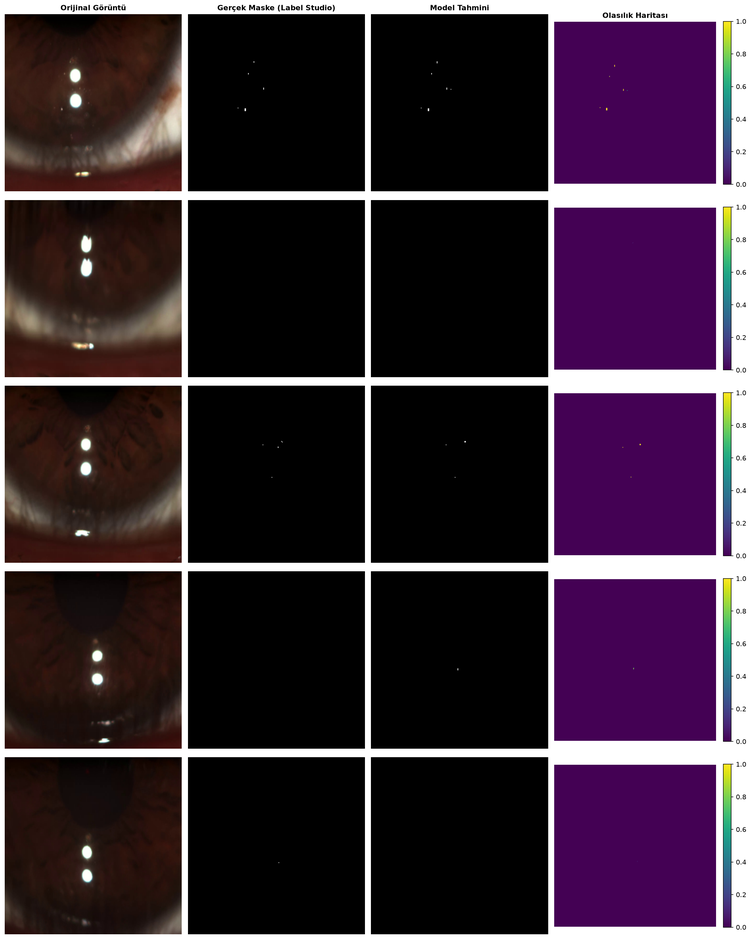
#> input picture test.png, 751 x 939 px, shrunk from 2385 x 2980 before the run, given in place of AYDIN_MEHMET TUNAHAN_Right_2026_07_26-14_01_16.mkv, which was not available
$ python tear_film.py
#> lines starting #> are read from the running program, lines starting #| are printed output that depends on the picture; after the words box and inside, x2 and y2 are one past the last pixel; in counts of white or black regions, pixels touching at a corner belong together; pictures that were not available may be replaced by others from this repository, and a replacement may not be noted
import cv2
import numpy as np
import math
import csv
video_yolu = "C:/Users/Asus/Desktop/tear_fluid/assests/AYDIN_MEHMET TUNAHAN_Right_2026_07_26-14_01_16.mkv"
class BasitTakipci:
    def __init__(self):
        self.merkezler = {}
        self.id_sayaci = 0

    def guncelle(self, yeni_noktalar, fps):
        guncellenmis_merkezler = {}
        hizlar = {}

        # Her bir kare arasında geçen gerçek süreyi hesapla (Örn: 30 FPS için ~0.033 saniye)
        delta_t = 1.0 / fps

        if len(self.merkezler) == 0:
            for nkt in yeni_noktalar:
                self.merkezler[self.id_sayaci] = nkt
                self.id_sayaci += 1
            return self.merkezler, hizlar

        for yeni_nkt in yeni_noktalar:
            min_mesafe = float('inf')
            eslesen_id = None

            for nesne_id, eski_nkt in self.merkezler.items():
                mesafe = math.hypot(yeni_nkt[0] - eski_nkt[0], yeni_nkt[1] - eski_nkt[1])
                if mesafe < min_mesafe and mesafe < 0.2:
                    min_mesafe = mesafe
                    eslesen_id = nesne_id

            if eslesen_id is not None:
                guncellenmis_merkezler[eslesen_id] = yeni_nkt

                # Makaledeki standarda uygun MMS Hızı: (Mesafe / Kare_Süresi) * 0.1
                # Bu formül bize tam olarak 0.1 saniyedeki yer değiştirmeyi verir.
                mms = (min_mesafe / delta_t) * 0.1
                hizlar[eslesen_id] = mms

                del self.merkezler[eslesen_id]
            else:
                guncellenmis_merkezler[self.id_sayaci] = yeni_nkt
                self.id_sayaci += 1

        self.merkezler = guncellenmis_merkezler
        return self.merkezler, hizlar

def nihai_analiz_ve_takip(video_yolu):
    cap = cv2.VideoCapture(video_yolu)

    # 1. YENİLİK: Videonun gerçek hızını (FPS) al
    fps = cap.get(cv2.CAP_PROP_FPS)
    if fps == 0 or math.isnan(fps):
        fps = 30.0 # Okuyamazsa varsayılan olarak 30 kabul et

    print(f"Video Hızı: {fps} FPS")
    print("İpucu: Çıkmak için 'q' tuşuna basabilirsiniz.")

    kernel = cv2.getStructuringElement(cv2.MORPH_ELLIPSE, (15, 15))
    takipci = BasitTakipci()
    rotalar = {}

    while True:
        ret, frame = cap.read()
#> frame is the input picture: shape (939, 751, 3); mean B, G, R 56.3, 42.6, 58.9
        ret, frame = cap.read()
        if not ret:
            print("Video tamamlandı. Analiz bitiriliyor...")
            break

        orijinal_kare = frame.copy()
        gray = cv2.cvtColor(frame, cv2.COLOR_BGR2GRAY)
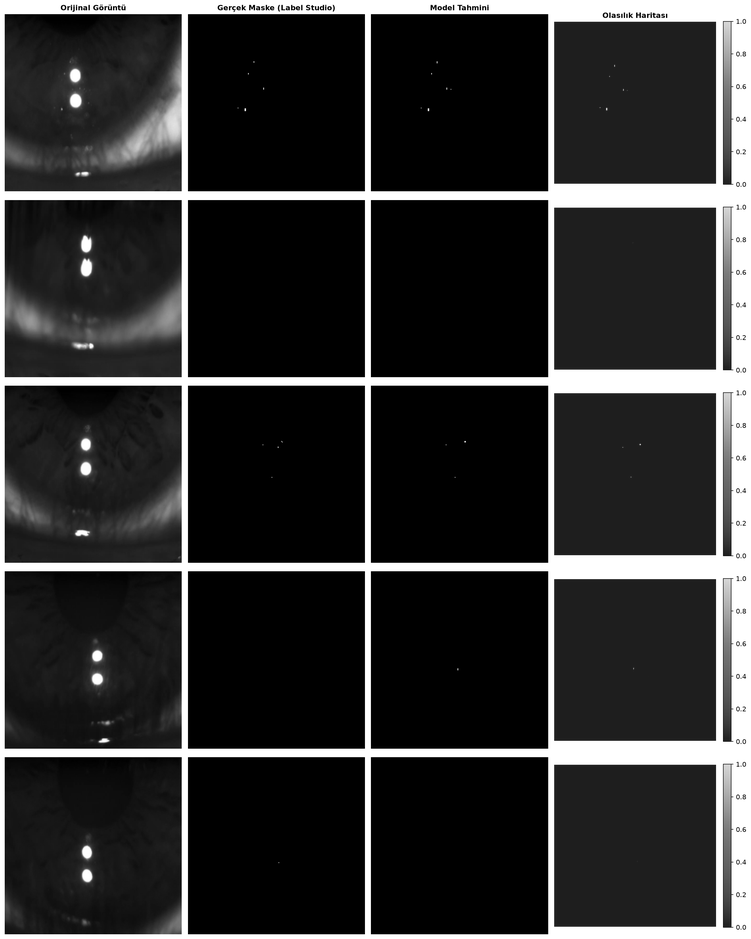
#> gray: shape (939, 751); min 0, max 255, mean 48.9

        # =========================================================
        # REFERANS IŞIKLARI VE GÖZ KIRPMA (BLINK) TESPİTİ
        # =========================================================
        blurred = cv2.GaussianBlur(gray, (5, 5), 0)
        _, ref_thresh = cv2.threshold(blurred, 200, 255, cv2.THRESH_BINARY)
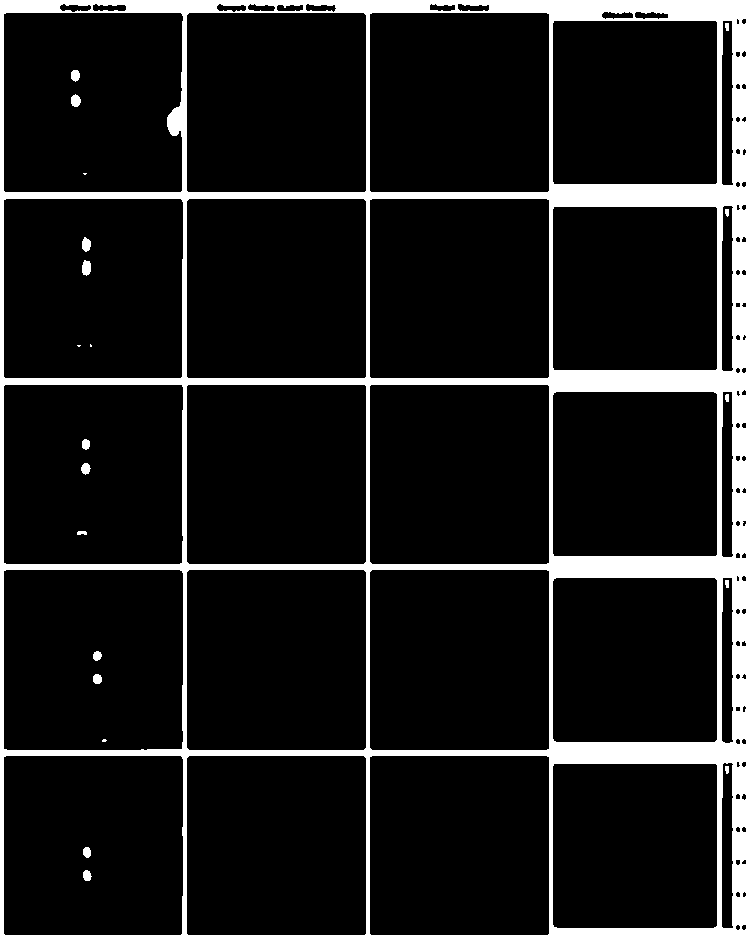
#> ref_thresh: shape (939, 751); 11.6% white; 21 white regions (4 under 20 px), largest, box (x1, y1, x2, y2) and area: (0, 0, 751, 939) 80452, (82, 260, 91, 276) 116, (82, 237, 91, 252) 102
        ref_contours, _ = cv2.findContours(ref_thresh, cv2.RETR_EXTERNAL, cv2.CHAIN_APPROX_SIMPLE)
#> ref_contours = [[[0, 0], [0, 938], [750, 938], [750, 0]]]
        ref_contours = sorted(ref_contours, key=cv2.contourArea, reverse=True)[:2]

        ust_isik = None
        d_cn = None
        goz_acik_mi = False # Göz kapalı varsayımıyla başlıyoruz

        if len(ref_contours) == 2:
            merkezler = []
            for rc in ref_contours:
                M_ref = cv2.moments(rc)
                if M_ref["m00"] != 0:
                    merkezler.append((int(M_ref["m10"] / M_ref["m00"]), int(M_ref["m01"] / M_ref["m00"])))

            if len(merkezler) == 2:
                merkezler.sort(key=lambda nokta: nokta[1])
                ust_isik = merkezler[0]
                alt_isik = merkezler[1]
                d_cn = math.hypot(ust_isik[0] - alt_isik[0], ust_isik[1] - alt_isik[1])
                x_farki = abs(ust_isik[0] - alt_isik[0])
                y_farki = abs(ust_isik[1] - alt_isik[1])

                # 2. YENİLİK: İki ışık arasındaki mesafe belirli bir pikselin üzerindeyse göz açıktır
                if d_cn > 30 and y_farki > (x_farki * 2):
                    goz_acik_mi = True
                    cv2.circle(orijinal_kare, ust_isik, 15, (255, 0, 0), 2)
                    cv2.circle(orijinal_kare, alt_isik, 15, (255, 0, 0), 2)
                    cv2.line(orijinal_kare, ust_isik, alt_isik, (255, 0, 0), 1)

        # GÖZ KAPANDIYSA VEYA KIRPILDIYSA: Tüm hafızayı sil, gürültüyü reddet
        if not goz_acik_mi:
            rotalar.clear()
            takipci = BasitTakipci()
            cv2.putText(orijinal_kare, "GOZ KIRPMA TESPITI - BEKLENIYOR...", (50, 50), cv2.FONT_HERSHEY_SIMPLEX, 0.7, (0, 0, 255), 2)
            cv2.imshow("Nihai TF Analizi", orijinal_kare)

            bekleme_suresi = max(1, int(1000 / fps))
            if cv2.waitKey(bekleme_suresi) & 0xFF == ord('q'):
#> (key q is pressed here)
                break
            continue # Göz açılana kadar aşağıdaki kodları (parçacık aramasını) atla

        # =========================================================
        # PARÇACIK BULMA VE NORMALİZASYON (Sadece göz tam açıkken çalışır)
        # =========================================================
        tophat = cv2.morphologyEx(gray, cv2.MORPH_TOPHAT, kernel)
        _, particle_thresh = cv2.threshold(tophat, 15, 255, cv2.THRESH_BINARY)
        p_contours, _ = cv2.findContours(particle_thresh, cv2.RETR_EXTERNAL, cv2.CHAIN_APPROX_SIMPLE)

        anlik_noktalar = []
        for cnt in p_contours:
            alan = cv2.contourArea(cnt)
            if 1 < alan < 50:
                M = cv2.moments(cnt)
                if M["m00"] != 0:
                    cX = int(M["m10"] / M["m00"])
                    cY = int(M["m01"] / M["m00"])
                    X_n = (cX - ust_isik[0]) / d_cn
                    Y_n = (cY - ust_isik[1]) / d_cn
                    anlik_noktalar.append((X_n, Y_n, cX, cY))

        normalize_noktalar = [(n[0], n[1]) for n in anlik_noktalar]
        takip_edilen_nesneler, hizlar = takipci.guncelle(normalize_noktalar, fps)

        # =========================================================
        # ÇİZİM VE HIZ (MMS) GÖSTERİMİ
        # =========================================================
        for nesne_id, norm_nkt in takip_edilen_nesneler.items():
            gercek_cX, gercek_cY = 0, 0
            for n in anlik_noktalar:
                if n[0] == norm_nkt[0] and n[1] == norm_nkt[1]:
                    gercek_cX, gercek_cY = n[2], n[3]
                    break

            if gercek_cX == 0: continue

            if nesne_id not in rotalar:
                rotalar[nesne_id] = []
            rotalar[nesne_id].append((gercek_cX, gercek_cY))

            for i in range(1, len(rotalar[nesne_id])):
                cv2.line(orijinal_kare, rotalar[nesne_id][i-1], rotalar[nesne_id][i], (0, 0, 255), 2)

            cv2.circle(orijinal_kare, (gercek_cX, gercek_cY), 4, (0, 255, 0), -1)

            mms_degeri = hizlar.get(nesne_id, 0.0)
            if mms_degeri > 0:
                yazi = f"ID:{nesne_id} V:{mms_degeri:.2f}"
                cv2.putText(orijinal_kare, yazi, (gercek_cX + 8, gercek_cY - 8), cv2.FONT_HERSHEY_SIMPLEX, 0.4, (0, 255, 255), 1)

        cv2.imshow("Nihai TF Analizi", orijinal_kare)

        # Gerçek zamanlı oynatmak için formül (Örn: 30 FPS ise her kare arası 33ms bekler)
        bekleme_suresi = max(1, int(1000 / fps))
        if cv2.waitKey(bekleme_suresi) & 0xFF == ord('q'):
            break

    cap.release()
    cv2.destroyAllWindows()

def nihai_analiz_ve_kayit(video_yolu, cikis_csv_adi="gozyasi_analizi.csv"):
#> called with cikis_csv_adi = 'gozyasi_analizi.csv'
    cap = cv2.VideoCapture(video_yolu)
    fps = cap.get(cv2.CAP_PROP_FPS)
    if fps == 0 or math.isnan(fps):
        fps = 30.0

    kernel = cv2.getStructuringElement(cv2.MORPH_ELLIPSE, (15, 15))
    takipci = BasitTakipci()
    rotalar = {}

    # Videodaki zamanı takip etmek için kare sayacı
    kare_sayaci = 0

    # 2. YENİLİK: CSV dosyasını yazma modunda (w) açıyoruz
    with open(cikis_csv_adi, mode='w', newline='') as dosya:
        yazici = csv.writer(dosya)
        # Tablonun başlık (Header) satırını yazdırıyoruz
        yazici.writerow(["Kare_No", "Zaman(sn)", "Parcacik_ID", "X_Norm", "Y_Norm", "MMS_Hizi"])

        while True:
            ret, frame = cap.read()
            if not ret:
                break # Veri kaydederken başa sarmak yerine video bitince işlemi bitiriyoruz

            kare_sayaci += 1
            zaman_sn = kare_sayaci / fps # O anki süreyi saniye cinsinden hesapla

            orijinal_kare = frame.copy()
            gray = cv2.cvtColor(frame, cv2.COLOR_BGR2GRAY)

            # --- REFERANS BULMA VE GÖZ KIRPMA KONTROLÜ (Önceki kodun aynısı) ---
            blurred = cv2.GaussianBlur(gray, (5, 5), 0)
            _, ref_thresh = cv2.threshold(blurred, 200, 255, cv2.THRESH_BINARY)
            ref_contours, _ = cv2.findContours(ref_thresh, cv2.RETR_EXTERNAL, cv2.CHAIN_APPROX_SIMPLE)
#> ref_contours = [[[0, 0], [0, 938], [750, 938], [750, 0]]]
            ref_contours = sorted(ref_contours, key=cv2.contourArea, reverse=True)[:2]

            ust_isik = None
            d_cn = None
            goz_acik_mi = False

            if len(ref_contours) == 2:
                merkezler = []
                for rc in ref_contours:
                    M_ref = cv2.moments(rc)
                    if M_ref["m00"] != 0:
                        merkezler.append((int(M_ref["m10"] / M_ref["m00"]), int(M_ref["m01"] / M_ref["m00"])))

                if len(merkezler) == 2:
                    merkezler.sort(key=lambda nokta: nokta[1])
                    ust_isik = merkezler[0]
                    alt_isik = merkezler[1]

                    d_cn = math.hypot(ust_isik[0] - alt_isik[0], ust_isik[1] - alt_isik[1])
                    x_farki = abs(ust_isik[0] - alt_isik[0])
                    y_farki = abs(ust_isik[1] - alt_isik[1])

                    if d_cn > 30 and y_farki > (x_farki * 2):
                        goz_acik_mi = True
                        cv2.circle(orijinal_kare, ust_isik, 15, (255, 0, 0), 2)
                        cv2.circle(orijinal_kare, alt_isik, 15, (255, 0, 0), 2)
                        cv2.line(orijinal_kare, ust_isik, alt_isik, (255, 0, 0), 1)

            if not goz_acik_mi:
                rotalar.clear()
                takipci = BasitTakipci()
                cv2.putText(orijinal_kare, "GOZ KIRPMA - VERI KAYDEDILMIYOR", (50, 50), cv2.FONT_HERSHEY_SIMPLEX, 0.7, (0, 0, 255), 2)
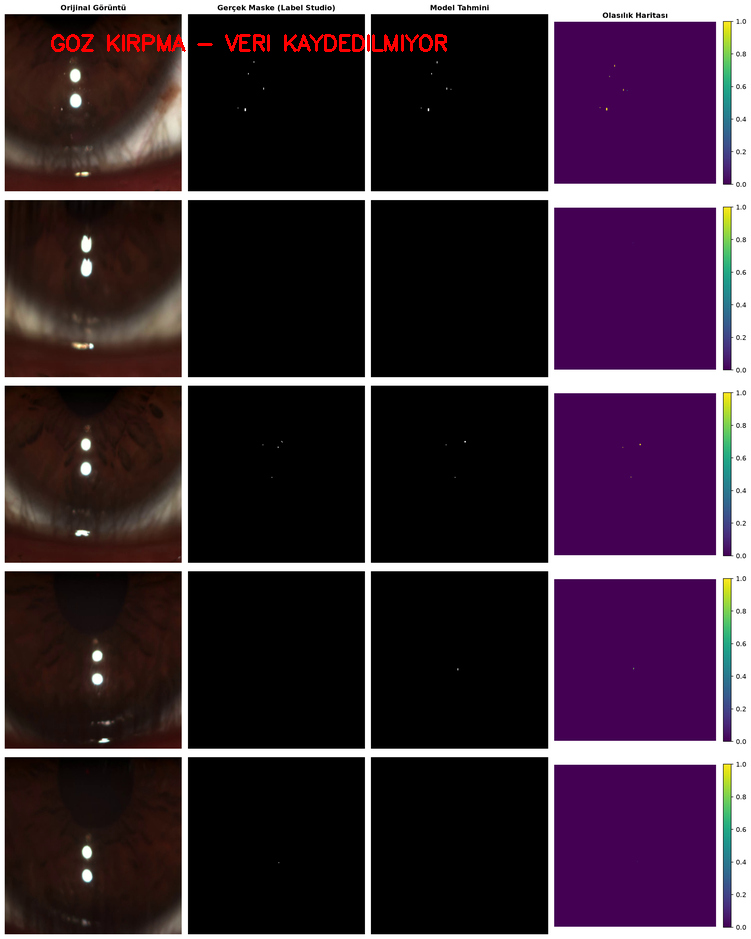
#> orijinal_kare: shape (939, 751, 3); mean B, G, R 56.2, 42.5, 59.9
                cv2.imshow("Nihai TF Analizi", orijinal_kare)
                if cv2.waitKey(1) & 0xFF == ord('q'): break
#> (key q is pressed here)
                continue

            # --- PARÇACIK BULMA VE TAKİP (Önceki kodun aynısı) ---
            tophat = cv2.morphologyEx(gray, cv2.MORPH_TOPHAT, kernel)
            _, particle_thresh = cv2.threshold(tophat, 15, 255, cv2.THRESH_BINARY)
            p_contours, _ = cv2.findContours(particle_thresh, cv2.RETR_EXTERNAL, cv2.CHAIN_APPROX_SIMPLE)

            anlik_noktalar = []
            for cnt in p_contours:
                alan = cv2.contourArea(cnt)
                if 1 < alan < 50:
                    M = cv2.moments(cnt)
                    if M["m00"] != 0:
                        cX = int(M["m10"] / M["m00"])
                        cY = int(M["m01"] / M["m00"])
                        X_n = (cX - ust_isik[0]) / d_cn
                        Y_n = (cY - ust_isik[1]) / d_cn
                        anlik_noktalar.append((X_n, Y_n, cX, cY))

            normalize_noktalar = [(n[0], n[1]) for n in anlik_noktalar]
            takip_edilen_nesneler, hizlar = takipci.guncelle(normalize_noktalar, fps)

            # 3. YENİLİK: Çizim yaparken aynı zamanda verileri CSV'ye satır satır yazdırıyoruz
            for nesne_id, norm_nkt in takip_edilen_nesneler.items():
                mms_degeri = hizlar.get(nesne_id, 0.0)

                # Sadece hareket eden ve hızı hesaplanabilmiş parçacıkları kaydet
                if mms_degeri > 0:
                    yazici.writerow([kare_sayaci, round(zaman_sn, 3), nesne_id, round(norm_nkt[0], 4), round(norm_nkt[1], 4), round(mms_degeri, 4)])

                # (Çizim kodları buraya gelecek - orijinal_kare üzerine circle, line, putText vs.)
                # ...

            cv2.imshow("Nihai TF Analizi", orijinal_kare)
            if cv2.waitKey(1) & 0xFF == ord('q'):
                break

    cap.release()
    cv2.destroyAllWindows()
    print(f"Analiz tamamlandı. Veriler '{cikis_csv_adi}' dosyasına kaydedildi.")

nihai_analiz_ve_takip(video_yolu)
nihai_analiz_ve_kayit(video_yolu)
